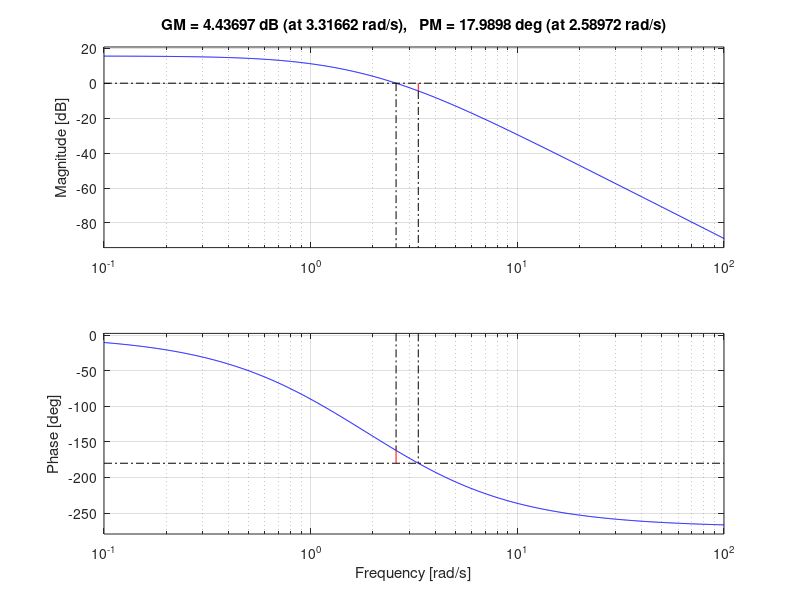
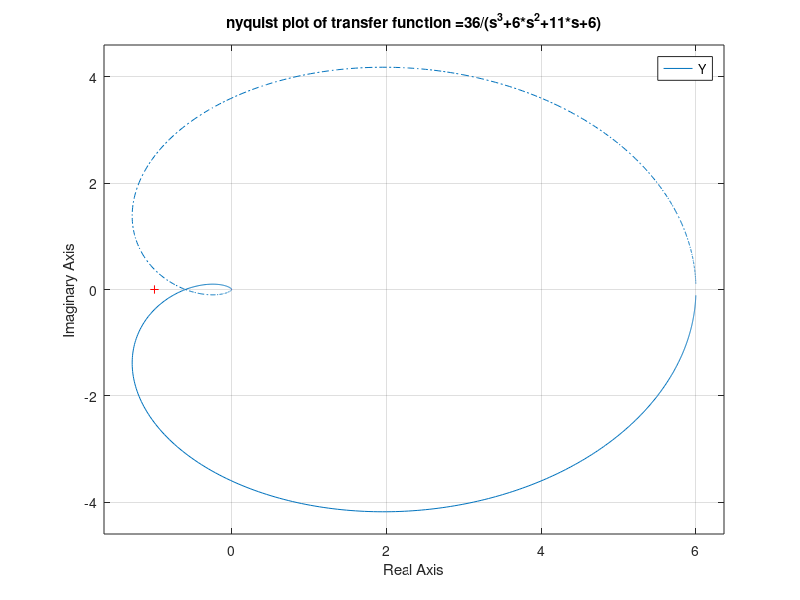
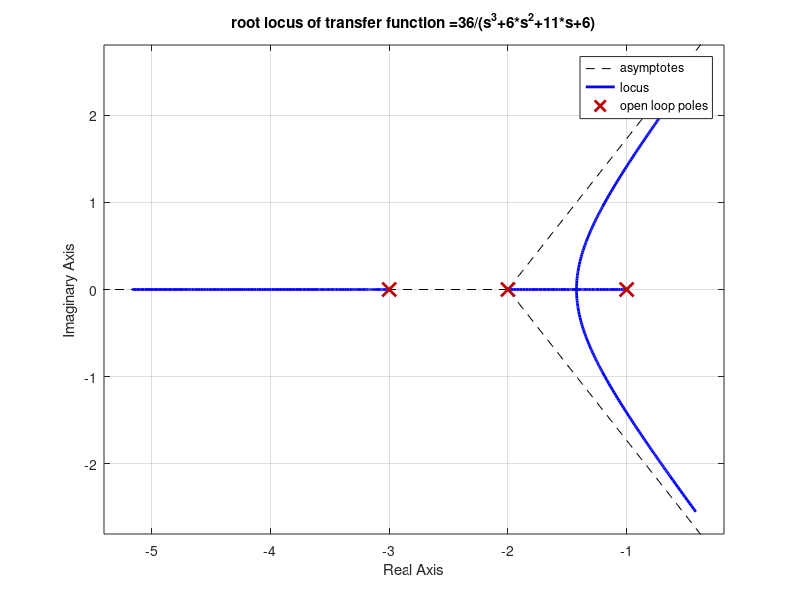

These charts were generated, in order, by the following MATLAB code:
%%nyquist plot for the transfer function
Y=zpk([],[-3 -2 -1],36);
figure(1)
bode(Y);
margin(Y);
title(' Bode plot of transfer function =36/(s^3+6*s^2+11*s+6)');
margin(Y);
figure(2);
nyquist(Y);
title('nyquist plot of transfer function =36/(s^3+6*s^2+11*s+6)');
figure(3);
rlocus(Y);
title('root locus of transfer function =36/(s^3+6*s^2+11*s+6)');
